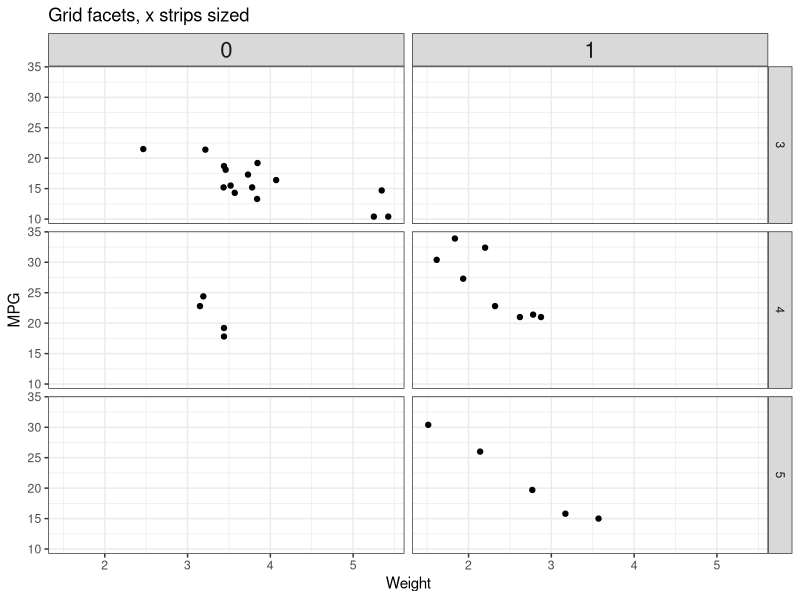

Write the R code that produced this figure.
library(ggplot2)
p <- ggplot(mtcars, aes(wt, mpg)) + geom_point() + facet_grid(rows = vars(gear), cols = vars(am)) +
  labs(title = "Grid facets, x strips sized", x = "Weight", y = "MPG") +
  theme_bw(base_size = 11) +
  theme(strip.text.x = element_text(size = 16))
ggsave("grid.png", p, width = 7, height = 6)
